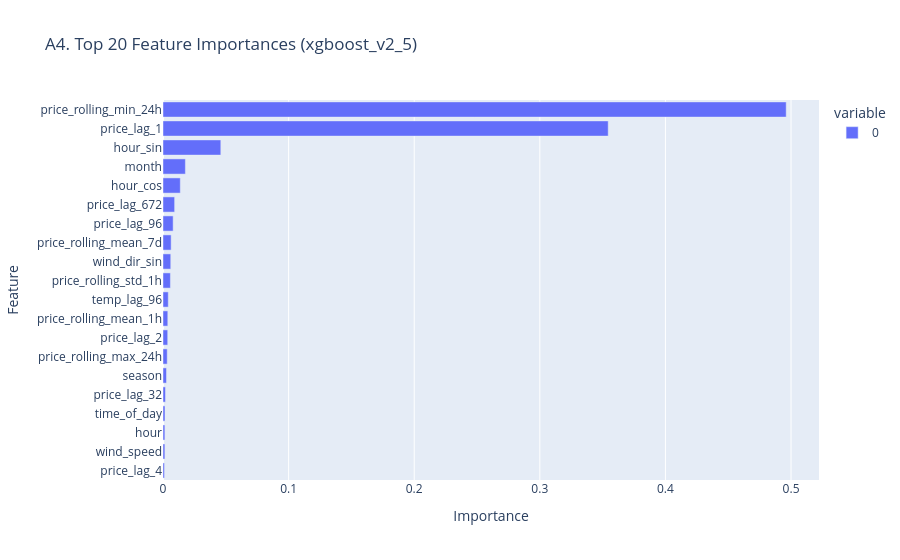

Notebook cell for this chart:
### Markdown cell above
### A4. Feature Importance

Why: shows which input features (特征) the model relies on most.
This helps you understand WHAT drives the price, and which features to keep or engineer further.
For XGBoost/LightGBM this is the "gain" importance of each feature.

### Code cell
imp = pd.Series(model.feature_importances_, index=feature_cols).sort_values()

fig = px.bar(imp.tail(20), orientation='h',
             title=f'A4. Top 20 Feature Importances ({model_name})',
             labels={'index': 'Feature', 'value': 'Importance'})
fig.show()

### Figure 1 — Plotly figure (JSON) as saved in the notebook; plotly's stock layout.template omitted (floating-point values rounded to 4 significant figures)
{"data": [{"hovertemplate": "variable=0<br>Importance=%{x}<br>Feature=%{y}<extra></extra>", "legendgroup": "0", "marker": {"color": "#636efa", "pattern": {"shape": ""}}, "name": "0", "orientation": "h", "showlegend": true, "textposition": "auto", "type": "bar", "x": [0.001194, 0.001498, 0.001498, 0.001616, 0.001994, 0.002788, 0.003365, 0.003761, 0.00382, 0.004187, 0.005891, 0.006176, 0.006482, 0.00807, 0.009257, 0.01377, 0.01783, 0.04603, 0.3544, 0.4962], "xaxis": "x", "y": ["price_lag_4", "wind_speed", "hour", "time_of_day", "price_lag_32", "season", "price_rolling_max_24h", "price_lag_2", "price_rolling_mean_1h", "temp_lag_96", "price_rolling_std_1h", "wind_dir_sin", "price_rolling_mean_7d", "price_lag_96", "price_lag_672", "hour_cos", "month", "hour_sin", "price_lag_1", "price_rolling_min_24h"], "yaxis": "y"}], "layout": {"barmode": "relative", "legend": {"title": {"text": "variable"}, "tracegroupgap": 0}, "title": {"text": "A4. Top 20 Feature Importances (xgboost_v2_5)"}, "xaxis": {"anchor": "y", "domain": [0, 1], "title": {"text": "Importance"}}, "yaxis": {"anchor": "x", "domain": [0, 1], "title": {"text": "Feature"}}}}
